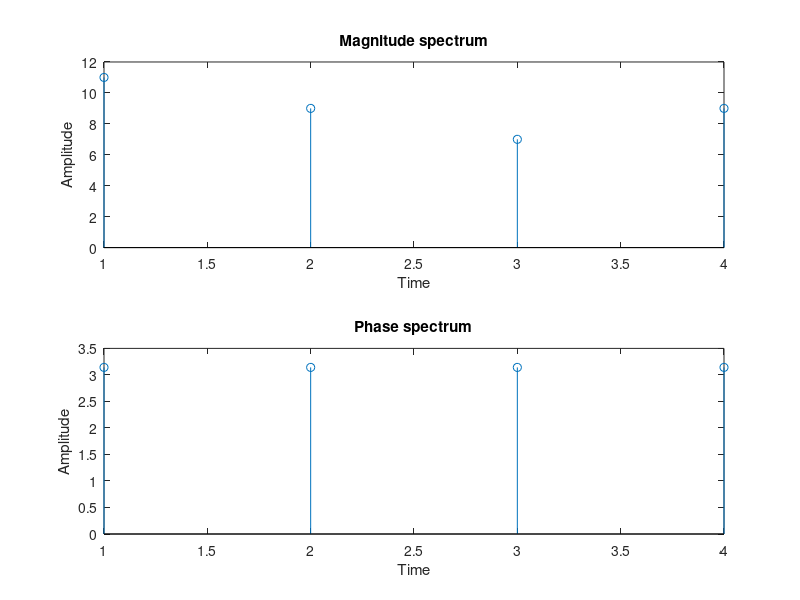

The MATLAB script that drew this image:
clc;
close all;
clear all;
x=[1,1,2,2];
h=[-1,-2,-3,0];
N=max(length(x),length(h));
x=[x zeros(1,N-length(x))];
h=[h zeros(1,N-length(h))];
y=zeros(1,N);
for n=1:N
    for k=1:N
        idx=mod(n-k,N)+1;
            y(n)=y(n)+x(k)*h(idx);
     end
end
a=1:N;
subplot(2,1,1);
stem(a,abs(y(a)));
title("Magnitude spectrum");
xlabel("Time");
ylabel("Amplitude");
subplot(2,1,2);
stem(a,angle(y(a)));
title("Phase spectrum");
xlabel("Time");
ylabel("Amplitude");
